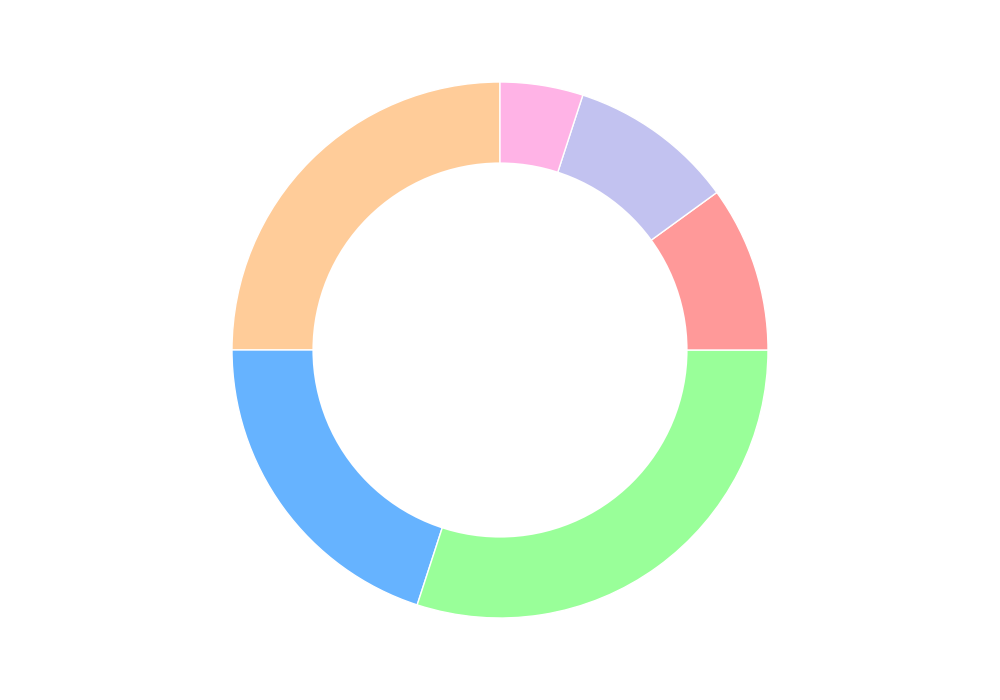

This figure's Python source:
import matplotlib.pyplot as plt

# Define the data
percentages = [25, 20, 30, 10, 10, 5]

# Colors for the transport modes
colors = ['#ffcc99', '#66b3ff', '#99ff99', '#ff9999', '#c2c2f0', '#ffb3e6']

# Create pie chart
fig, ax = plt.subplots(figsize=(10, 7))

# Creating the pie chart without labels or percent texts
ax.pie(
    percentages,
    startangle=90,
    colors=colors,
    wedgeprops=dict(edgecolor='w')
)

# Draw a circle at the center to turn it into a donut chart
centre_circle = plt.Circle((0, 0), 0.70, fc='white')
fig.gca().add_artist(centre_circle)

# Adjust layout to prevent overlap
plt.tight_layout()

# Display the pie chart
plt.show()
